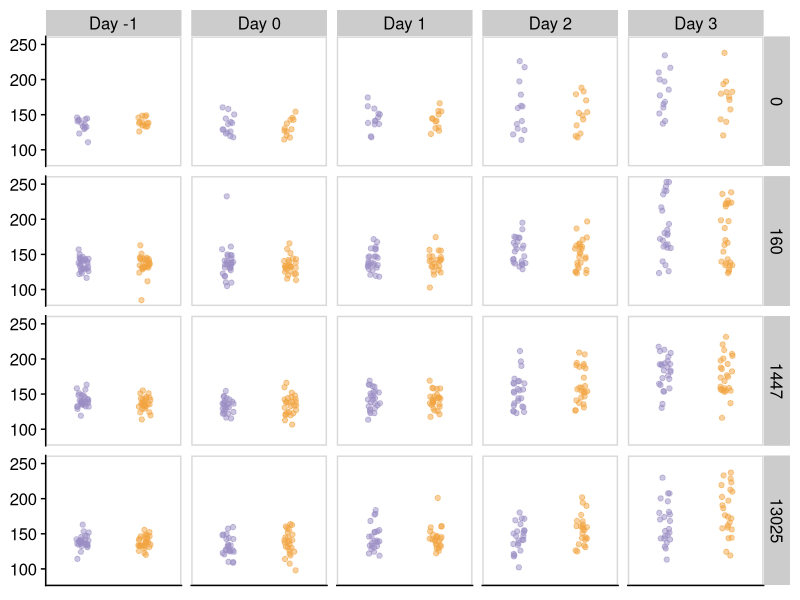

Source code (R): (Note: this script raises an error after producing the figure.)
# Thesis Script - Data Visualization
# Plots
# IR Moodie
# Last Modified = 29/03/2020

# ---- Start ----

rm(list=ls()) # clear environment

# ---- Packages ----

library(survival) # survival objects
library(survminer) # ggplot2 plotting of surv objects
library(cowplot) # plot themes
library(tidyverse) # the good stuff

# ---- Data Import ----

exp1 <- read_csv("exp1.csv", na = "na") # Experiment 1 dataset
exp2 <- read_csv("exp2.csv", na = "na") # Experiment 2 dataset
exp3 <- read_csv("exp2_effective_f.csv", na = "na") # Modified Exp 2 dataset so day is now equal to feeding day so a day where no food was give is not counted (gave up trying to do this in R so done manually)
agar <- read_csv("agarplateresults.csv", na = "na")
# ---- Data tidying ----

consump1 <- gather(exp1, key = "day", value = "consumption", f0:f4) %>%
  separate(day,into=c("junk", "day"),-1) %>% 
  mutate(day = as.numeric(day)) %>%
  select(-mass_i, -mass_f, -junk, -survival, -censored) # transform consumption dataset from wide to long

consump1$day_f <- factor(consump1$day) %>%
  fct_recode("Day -1" = "0", "Day 0" = "1", "Day 1" = "2", "Day 2" = "3", "Day 3" = "4") # change day names

consump1$fungus_ordered <- factor(consump1$fungus, levels = c("dead", "alive")) # change order of fungal treatments

consump2 <- gather(exp2, key = "day", value = "consumption", f0:f4) %>%
  separate(day,into=c("junk", "day"),-1) %>% 
  mutate(day = as.numeric(day)) %>%
  select(-junk, -survival, -censored) %>%
  filter(feeding == "constant") # wide to long for exp 2

consump2$day_f <- factor(consump2$day) %>%
  fct_recode("Day -1" = "0", "Day 1" = "1", "Day 2" = "2", "Day 3" = "3", "Day 4" = "4")

consump2$method_f <- fct_recode(consump2$method, "Injection" = "injection", "Spray" = "spray") # capitalise for increased pretty-ness

consump2$fungus_ordered <- factor(consump2$fungus, levels = c("control", "alive")) # match order with previous graphs

consump3 <- gather(exp3, key = "day", value = "consumption", f0:f4) %>%
  separate(day,into=c("junk", "day"),-1) %>% 
  mutate(day = as.numeric(day)) %>%
  select(-junk, -survival, -censored) %>%
  filter(method == "spray", day != 3, day != 4)
  
consump3$day_f <- factor(consump3$day) %>%
  fct_recode("Feeding day -1" = "0", "Feeding day 0" = "1", "Feeding day 1" = "2") # set day to effective feeding day
consump3$feeding_f <- fct_recode(consump3$feeding, "Constant" = "constant", "Enforced anorexia" = "starved") # better titles
consump3$fungus_ordered <- factor(consump3$fungus, levels = c("control", "alive")) # sort order

survival1 <- exp1 %>%
  select(-mass_i, -mass_f, -f0, -f1, -f2, -f3, -f4) # survival data of interest in exp1

survival2 <- exp2 %>%
  filter(feeding == "constant") %>%
  select(-f0, -f1, -f2, -f3, -f4) # survival data of interest in exp2

survival2$method_f <- fct_recode(survival2$method, "Injection" = "injection", "Spray" = "spray")

survival3 <- exp2 %>%
  filter(method == "spray") %>%
  select(-f0, -f1, -f2, -f3, -f4) # survival data of interest in exp3

survival3$feeding_f <- fct_recode(survival3$feeding, "Constant" = "constant", "Enforced anorexia" = "starved")

mass1 <- exp1 %>%
  select(-survival, -censored, -label)

mass1$mass_diff <- mass1$mass_f-mass1$mass_i
mass1$f_total <- mass1$f0+mass1$f1+mass1$f2+mass1$f3+mass1$f4

agar$treatment <- factor(agar$treatment, levels = c("control", "dead", "alive")) # change order
agar$result <- factor(agar$result) %>%
  fct_recode("no growth" = "0", "growth" = "1")
agar$treatment <- fct_recode(agar$treatment,"control" = "control", "heat treated" = "dead", "live" = "alive")

rm(exp1, exp2, exp3) # remove original datasets

# ---- Consumption Plot Exp 1 ----

ggconsump1 <- ggplot(consump1, aes(y = consumption, x = fungus_ordered, colour = fungus_ordered)) + # setup objecy
  geom_jitter(height = 0, width = 0.1, alpha = 0.5) + # add points with jitter and alpha values
  scale_color_manual(values=c("#998ec3", "#f1a340")) + # set colours to match theme
  facet_grid(spore~day_f) + # facet by spore and day
  theme_half_open() + # cowplot pretty +1
  panel_border() + # more cowplot pretty
  theme(legend.position = "none") + # get rid of legend (added after)
  theme(axis.title.x=element_blank(),
        axis.text.x=element_blank(),
        axis.ticks.x=element_blank(),
        axis.title.y=element_blank()) # remove x axis text, ticks and title as well as Y title (titles added after)

ggconsump1 # show graph

ggsave("Consumption_Experiment_1.png",
       plot = ggconsump1,
       path = "figs",
       dpi = "retina",
       width = 10,
       height = 8,
       type = "cairo") # export graph

# ---- Consumption Plot Exp 2 ----

ggconsump2 <- ggplot(consump2, aes(y = consumption, x = fungus_ordered, colour = fungus_ordered)) + # setup object
  geom_jitter(height = 0, width = 0.1, alpha = 0.5) + # add points with jitter and alpha values
  scale_color_manual(values=c("#998ec3", "#f1a340")) + # add theme colours
  facet_grid(method_f~day_f) + # facet by method and day
  theme_half_open() + # pretty +1
  panel_border() + # pretty +2
  theme(legend.position = "none") + # get rid of legend (added after)
  theme(axis.title.x=element_blank(),
        axis.text.x=element_blank(),
        axis.ticks.x=element_blank(),
        axis.title.y=element_blank()) # remove x elements and y axis title (added after)

ggconsump2 # show graph (DAY 0 is added after)

ggsave("Consumption_Experiment_2.png",
       plot = ggconsump2,
       path = "figs",
       dpi = "retina", 
       width = 10,
       height = 4,
       type = "cairo") # export graph

# ---- Consumption Plot Exp 3 ----

ggconsump3 <- ggplot(consump3, aes(y = consumption, x = fungus_ordered, colour = fungus_ordered)) + # setup object
  geom_jitter(height = 0, width = 0.1, alpha = 0.5) + # add points with jitter and alpha
  scale_color_manual(values=c("#998ec3", "#f1a340")) + # add theme colours
  facet_grid(feeding_f~day_f) + # facet by feeding regime and day
  theme_half_open() + # cowplot pretty-ness
  panel_border() + # more pretty-ness
  theme(legend.position = "none") + # remove legend (added later)
  theme(axis.title.x=element_blank(),
        axis.text.x=element_blank(),
        axis.ticks.x=element_blank(),
        axis.title.y=element_blank()) # x ticks and titles remove and added later

ggconsump3 # show graph

ggsave("Consumption_Experiment_3.png",
       plot = ggconsump2b,
       path = "figs",
       dpi = "retina",
       width = 6,
       height = 4,
       type = "cairo") # export

# ---- Surivial Plot Exp 1 ----

spore.labs <- c("0","160","1447","13025") # create labels so that plots appear in order
names(spore.labs) <- c("a", "b", "c", "d") # add abcd so that label column can be used later

ggsurv1 <- ggsurvplot(
  fit = survfit(Surv(survival, censored) ~ fungus+label, data = survival1), # surv obj
  data = survival1,
  ylab = "Survival probability",
  xlab = "Days after injection",
  conf.int = FALSE,
  ylim = c(0, 1),
  palette = alpha(c("#f1a340", "#f1a340", "#f1a340", "#f1a340", "#998ec3", "#998ec3", "#998ec3", "#998ec3"),
                  c(0.7,0.7,0.7,0.7,0.7,0.7,0.7,0.7)) # colour scheme + alpha (v messy but works)
)

ggsurv1 <- ggsurv1$plot + # use ggplot to theme using cowplot
  theme_half_open() +
  background_grid() +
  panel_border() +
  scale_x_continuous(breaks = seq(from = 0, to = 10, by = 2)) +
  scale_y_continuous(breaks = seq(from = 0, to = 1, by = 0.2)) +
  facet_grid(cols = vars(label), labeller = labeller(label = spore.labs)) + # use labeller feature set up previously
  theme(legend.position = "none")

ggsurv1 # show plot

ggsave("Survival_Experiment_1.png", # export plot
       plot = ggsurv1,
       path = "figs",
       dpi = "retina",
       width = 10, 
       height = 3,
       type = "cairo")

# ---- Survival Plot Exp 2 ----

ggsurv2 <- ggsurvplot(
  fit = survfit(Surv(survival, censored) ~ method_f+fungus, data = survival2), # surv obj
  data = survival2,
  xlab = "Days after injection", 
  ylab = "Survival probability",
  conf.int = FALSE,
  ylim = c(0, 1),
  palette = alpha(c("#f1a340", "#998ec3", "#f1a340", "#998ec3"), # themeing
                  c(0.7,0.7,0.7,0.7))
)

ggsurv2 <- ggsurv2$plot + # use ggplot for themeing
  theme_half_open() +
  background_grid() +
  panel_border() +
  scale_x_continuous(breaks = seq(from = 0, to = 10, by = 2)) +
  scale_y_continuous(breaks = seq(from = 0, to = 1, by = 0.2)) +
  facet_grid(cols = vars(method_f)) +
  theme(legend.position = "none")

ggsurv2 # show plot

ggsave("Survival_Experiment_2.png", # export plot
       plot = ggsurv2,
       path = "figs",
       dpi = "retina",
       width = 5.33,
       height = 3,
       type = "cairo")

# ---- Survival Plot Exp 3 ----

ggsurv3 <- ggsurvplot(
  fit = survfit(Surv(survival, censored) ~ feeding_f+fungus, data = survival3),
  data = survival3,
  xlab = "Days after injection", 
  ylab = "Survival probability",
  conf.int = FALSE,
  ylim = c(0, 1),
  palette = alpha(c("#f1a340", "#998ec3", "#f1a340", "#998ec3"),
                  c(0.7,0.7,0.7,0.7))
)

ggsurv3 <- ggsurv3$plot +
  theme_half_open() +
  background_grid() +
  panel_border() +
  scale_x_continuous(breaks = seq(from = 0, to = 10, by = 2)) +
  scale_y_continuous(breaks = seq(from = 0, to = 1, by = 0.2)) +
  facet_grid(cols = vars(feeding_f)) +
  theme(legend.position = "none")

ggsurv3

ggsave("Survival_Experiment_3.png",
       plot = ggsurv3,
       path = "figs",
       dpi = "retina",
       width = 5.33,
       height = 3,
       type = "cairo")

# ---- Mass Plot Exp 1 ----

ggmass1 <- ggplot(data = mass1, aes(x = f_total, y = mass_diff)) +
  geom_point(alpha = 0.5, aes(group = fungus, colour = fungus)) +
  geom_smooth(method = lm, formula = y~x, alpha = 0.1, linetype = "solid", colour = "red") +
  scale_color_manual(values=c("#f1a340","#998ec3")) +
  labs(y = "Change in larvae mass (mg)",
       x = "Total Food Consumption (mg)") +
  theme_cowplot() +
  theme(legend.position = "none")

ggsave("Mass_Experiment_1.png",
       plot = ggmass1,
       path = "figs",
       dpi = "retina",
       width = 8,
       height = 8,
       type = "cairo")

# ---- Agar Plates ----

ggagar <- ggplot(data = agar, aes(x = treatment)) +
  geom_bar(aes(fill = result)) +
  scale_fill_manual(values=c("#998ec3", "#f1a340")) +
  scale_y_continuous(expand = expand_scale(mult = c(0, 0.05)), 
                     breaks = seq(from = 0, to = 9, by = 2)) +
  theme_half_open() +
  theme(axis.title.x=element_blank()) +
  theme(legend.position = "bottom", legend.title = element_blank())

ggsave("Agar_Plot.png",
       plot = ggagar,
       path = "figs",
       dpi = "retina",
       width = 6,
       height = 6,
       type = "cairo")

# ---- End ----
  